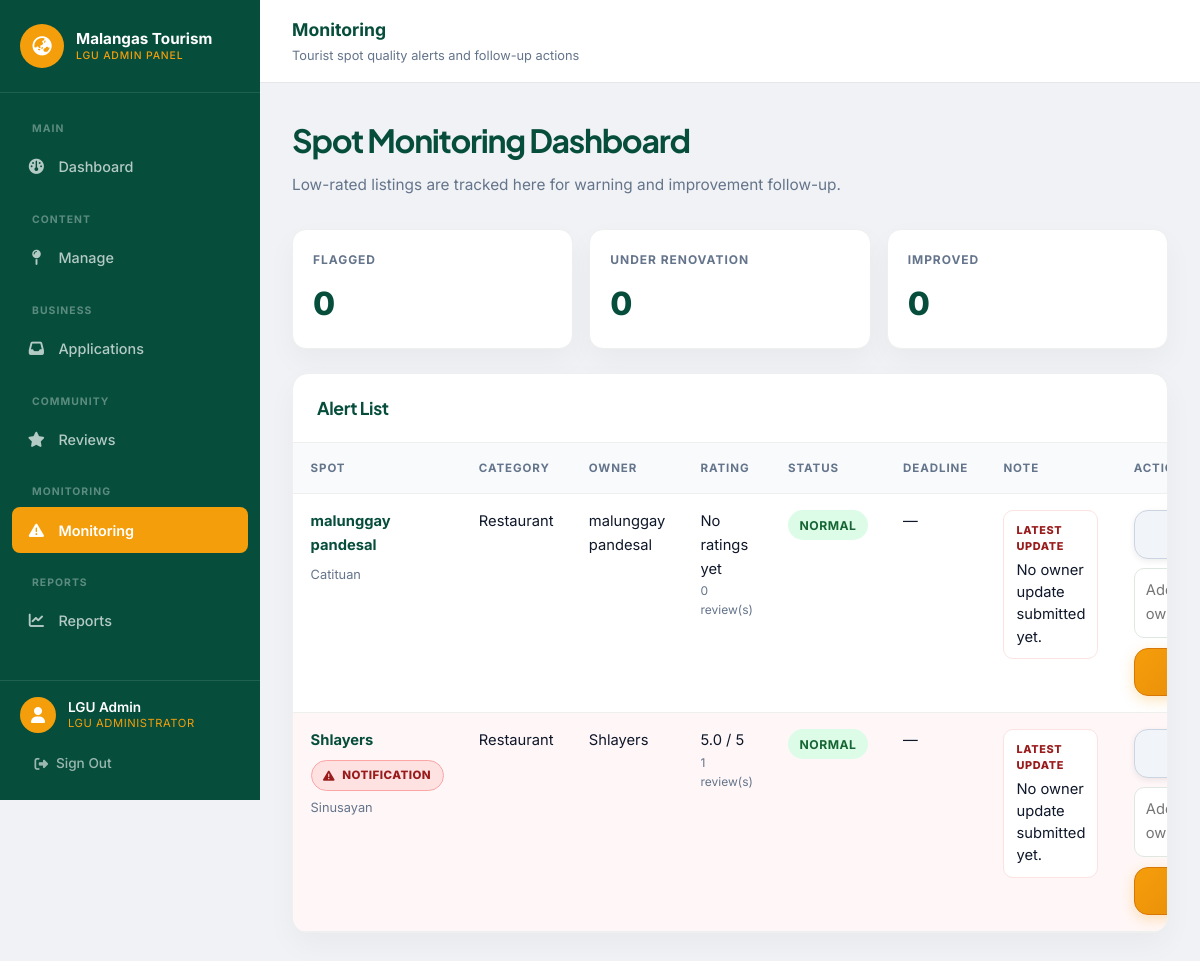
Screenshot of /lgu/monitoring (signed in) with the database file from the repository.
### tables this page shows
CREATE TABLE `spots` (
  `id` int(11) NOT NULL AUTO_INCREMENT,
  `owner_user_id` int(11) DEFAULT NULL,
  `name` varchar(255) NOT NULL,
  `category_id` int(11) NOT NULL,
  `description` text DEFAULT NULL,
  `barangay` varchar(255) DEFAULT NULL,
  `latitude` decimal(10,8) NOT NULL,
  `longitude` decimal(11,8) NOT NULL,
  `contact_number` varchar(100) DEFAULT NULL,
  `fb_link` varchar(255) DEFAULT NULL,
  `hours` varchar(255) DEFAULT NULL,
  `price_range` varchar(100) DEFAULT NULL,
  `bir_number` varchar(100) DEFAULT NULL,
  `business_permit` varchar(255) DEFAULT NULL,
  `operational_status` enum('open','closed','temp_closed','maintenance') NOT NULL DEFAULT 'open',
  `status` enum('pending','approved','rejected','needs_revision') NOT NULL DEFAULT 'pending',
  `source` enum('lgu','business') NOT NULL,
  `rejection_reason` text DEFAULT NULL,
  `reviewed_by` int(11) DEFAULT NULL,
  `reviewed_at` timestamp NULL DEFAULT NULL,
  `created_at` timestamp NOT NULL DEFAULT current_timestamp(),
  `updated_at` timestamp NOT NULL DEFAULT current_timestamp() ON UPDATE current_timestamp(),
  `monitor_status` enum('normal','warning','under_renovation','improved') NOT NULL DEFAULT 'normal',
  `monitor_note` text DEFAULT NULL,
  `warning_sent_at` datetime DEFAULT NULL,
  `improvement_deadline` datetime DEFAULT NULL,
  `monitor_last_triggered_at` datetime DEFAULT NULL,
  `renovation_note` text DEFAULT NULL,
  `renovation_proof_path` text DEFAULT NULL,
  `monitor_submission_status` enum('pending','approved','declined','none') NOT NULL DEFAULT 'none',
  `monitor_submission_reason` text DEFAULT NULL,
  `monitor_decline_reason` text DEFAULT NULL,
  `monitor_reviewed_at` datetime DEFAULT NULL,
  `monitor_submitted_at` datetime DEFAULT NULL,
  PRIMARY KEY (`id`),
  KEY `owner_user_id` (`owner_user_id`),
  KEY `category_id` (`category_id`),
  KEY `reviewed_by` (`reviewed_by`),
  CONSTRAINT `spots_ibfk_1` FOREIGN KEY (`owner_user_id`) REFERENCES `users` (`id`) ON DELETE SET NULL,
  CONSTRAINT `spots_ibfk_2` FOREIGN KEY (`category_id`) REFERENCES `categories` (`id`),
  CONSTRAINT `spots_ibfk_3` FOREIGN KEY (`reviewed_by`) REFERENCES `users` (`id`) ON DELETE SET NULL
);

CREATE TABLE `categories` (
  `id` int(11) NOT NULL AUTO_INCREMENT,
  `name` varchar(100) NOT NULL,
  `icon` varchar(100) NOT NULL,
  PRIMARY KEY (`id`)
);

CREATE TABLE `users` (
  `id` int(11) NOT NULL AUTO_INCREMENT,
  `name` varchar(255) NOT NULL,
  `email` varchar(255) NOT NULL,
  `phone` varchar(50) DEFAULT NULL,
  `password_hash` varchar(255) NOT NULL,
  `role` enum('lgu','business','tourist') NOT NULL DEFAULT 'tourist',
  `status` enum('active','disabled') NOT NULL DEFAULT 'active',
  `applicant_type` enum('private','public') NOT NULL DEFAULT 'private',
  `created_at` timestamp NOT NULL DEFAULT current_timestamp(),
  `last_monitoring_read_at` datetime DEFAULT NULL,
  PRIMARY KEY (`id`),
  UNIQUE KEY `email` (`email`)
);

### app/views/lgu/monitoring.php (the view, shortened to what the rows shown need)
<?php
$monitorList = $monitorList ?? [];
require_once '../app/views/partials/lgu-header.php';
?>
<div class="lgu-topbar">
    <div>
        <div class="lgu-topbar-title">Monitoring</div>
        <div class="lgu-topbar-breadcrumb">Tourist spot quality alerts and follow-up actions</div>
    </div>
</div>
<div class="lgu-page-body">
    <div class="monitor-wrap">
        <div class="monitor-header">
            <div>
                <h1>Spot Monitoring Dashboard</h1>
                <p>Low-rated listings are tracked here for warning and improvement follow-up.</p>
            </div>
        </div>
        <?php
            $warningCount = 0;
            $renovationCount = 0;
            $improvedCount = 0;
        ?>
        <div class="monitor-stats">
            <div class="monitor-stat">
                <span class="label">Flagged</span>
                <span class="value"><?= $warningCount ?></span>
            </div>
            <div class="monitor-stat">
                <span class="label">Under Renovation</span>
                <span class="value"><?= $renovationCount ?></span>
            </div>
            <div class="monitor-stat">
                <span class="label">Improved</span>
                <span class="value"><?= $improvedCount ?></span>
            </div>
        </div>
        <div class="monitor-table-wrap">
            <div class="table-header">
                <h2>Alert List</h2>
            </div>
            <div class="table-responsive">
                <table class="monitor-table">
                    <thead>
                        <tr>
                            <th>Spot</th>
                            <th>Category</th>
                            <th>Owner</th>
                            <th>Rating</th>
                            <th>Status</th>
                            <th>Deadline</th>
                            <th>Note</th>
                            <th>Action</th>
                        </tr>
                    </thead>
                    <tbody>
                        <?php if (empty($monitorList)): ?>
                            <tr>
                                <td colspan="8" style="padding: 1.5rem; text-align: center; color: var(--text-muted);">
                                    No monitored tourist spots at the moment.
                                </td>
                            </tr>
                        <?php else: ?>
                            <?php foreach ($monitorList as $spot): ?>
                                <?php
                                    $status = $spot['monitor_status'] ?? 'normal';
                                    $statusClass = 'status-normal';
                                    $statusLabel = 'Normal';
                                    $hasNotification = $status === 'warning'
                                        || $status === 'under_renovation'
                                        || ($spot['monitor_submission_status'] ?? 'none') === 'pending'
                                        || !empty($spot['monitor_note'])
                                        || !empty($spot['renovation_note']);
                                    $latestOwnerUpdate = trim((string)($spot['renovation_note'] ?? ''));
                                    $latestOwnerUpdateText = $latestOwnerUpdate !== ''
                                        ? preg_replace('/\s+/', ' ', $latestOwnerUpdate)
                                        : 'No owner update submitted yet.';
                                    $latestOwnerUpdatePreview = mb_strlen($latestOwnerUpdateText) > 120 ? mb_substr($latestOwnerUpdateText, 0, 117) . '...' : $latestOwnerUpdateText;
                                ?>
                                <tr class="<?= $hasNotification ? 'warning-row' : '' ?>">
                                    <td>
                                        <div style="display: flex; flex-direction: column; gap: 0.45rem;">
                                            <div class="spot-name"><?= htmlspecialchars($spot['name'] ?? '') ?></div>
                                            <?php if ($hasNotification): ?>
                                                <div class="warning-alert">
                                                    <i class="fa-solid fa-triangle-exclamation"></i>
                                                    Notification
                                                </div>
                                            <?php endif; ?>
                                            <div style="font-size: 0.8rem; color: var(--text-muted);">
                                                <?= htmlspecialchars($spot['barangay'] ?? '') ?>
                                            </div>
                                        </div>
                                    </td>
                                    <td><?= htmlspecialchars($spot['category_name'] ?? $spot['category_id'] ?? 'N/A') ?></td>
                                    <td><?= htmlspecialchars($spot['owner_name'] ?? 'Unassigned') ?></td>
                                    <td>
                                        <?= !empty($spot['avg_rating']) ? number_format((float)$spot['avg_rating'], 1) . ' / 5' : 'No ratings yet' ?>
                                        <div style="font-size: 0.75rem; color: var(--text-muted);">
                                            <?= (int)($spot['review_count'] ?? 0) ?> review(s)
                                        </div>
                                    </td>
                                    <td>
                                        <span class="status-pill <?= $statusClass ?>"><?= $statusLabel ?></span>
                                    </td>
                                    <td>
                                        <?= !empty($spot['improvement_deadline']) ? date('M d, Y', strtotime($spot['improvement_deadline'])) : '—' ?>
                                    </td>
                                    <td class="monitor-note">
                                        <div class="latest-update-box">
                                            <span class="latest-update-label">Latest update</span>
                                            <?= htmlspecialchars($latestOwnerUpdatePreview) ?>
                                        </div>
                                    </td>
                                    <td>
                                        <div class="quick-review-grid">
                                            <button type="button" class="btn btn-secondary view-detail-btn mini-btn"
                                                data-spot='<?= htmlspecialchars(json_encode($spot, JSON_HEX_TAG | JSON_HEX_APOS | JSON_HEX_QUOT | JSON_HEX_AMP), ENT_QUOTES, 'UTF-8') ?>'>
                                            </button>
                                            <?php if ($status !== 'improved'): ?>
                                                <form method="post" action="<?= BASE_URL ?>/lgu/monitoring/<?= (int)($spot['id'] ?? 0) ?>/warn" class="warn-owner-form" style="display: grid; gap: 0.6rem;">
                                                    <textarea name="note" rows="2" required placeholder="Add warning note for the owner..." style="width: 100%; border: 1px solid #dfe7e1; border-radius: 10px; padding: 0.63rem 0.7rem; font: inherit; resize: vertical; min-height: 70px; background: white;"></textarea>
                                                    <button type="submit" class="btn btn-warning mini-btn">
                                                    </button>
                                                </form>
                                            <?php else: ?>
                                                <span style="color: var(--text-muted); font-size: 0.8rem;">Monitoring complete</span>
                                            <?php endif; ?>
                                        </div>
                                    </td>
                                </tr>
                            <?php endforeach; ?>
                        <?php endif; ?>
                    </tbody>
                </table>
            </div>
        </div>
    </div>
</div>
<?php require_once '../app/views/partials/business-footer.php'; ?>

### app/core/Router.php (shortened to what the rows shown need)
<?php
class Router {
    private $routes = [];
    public function add($method, $route, $controller, $action) {
        $route = trim($route, '/');
        $this->routes[] = [
            'method' => strtoupper($method),
            'route' => $route,
            'controller' => $controller,
            'action' => $action
        ];
    }
    public function dispatch($url, $method) {
        $url = trim($url, '/');
        $method = strtoupper($method);
        foreach ($this->routes as $route) {
            if ($route['method'] === $method || $route['method'] === 'ANY') {
                $pattern = preg_replace('/\{([a-zA-Z0-9_]+)\}/', '(?P<\1>[a-zA-Z0-9_-]+)', $route['route']);
                $pattern = "@^" . $pattern . "$@D";
                if (preg_match($pattern, $url, $matches)) {
                    $params = [];
                    $controller = new $route['controller']();
                    call_user_func_array([$controller, $route['action']], $params);
                    return;
                }
            }
        }
    }
}

### rows the page displays
spots: name "malunggay pandesal", barangay "Catituan", category.name "Restaurant", owner_user.name "malunggay pandesal", shows "No ratings yet", review_count "0", statusLabel "NORMAL", renovation_note "No owner update submitted yet."
spots: name "Shlayers", monitor_status "normal" (drawn), barangay "Sinusayan", category.name "Restaurant", owner_user.name "Shlayers", avg_rating "5.0", review_count "1", statusLabel "NORMAL", renovation_note "No owner update submitted yet."

### other values shown
$warningCount "0"
$renovationCount "0"
$improvedCount "0"
